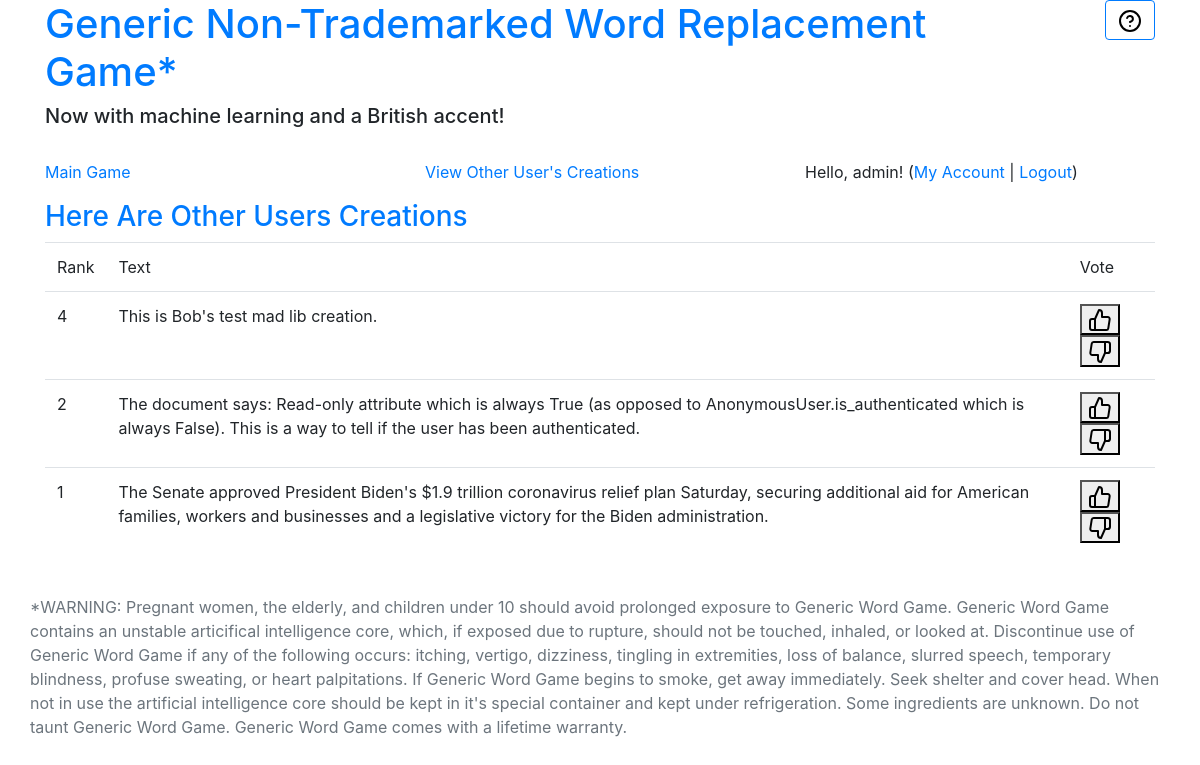
The page /wordgame/creations/ (signed in) on the database its author committed.
### wordgame/models.py (models this page shows)
class Creation(models.Model):
    user = models.ForeignKey(User, on_delete=models.DO_NOTHING)
    text = models.TextField()
    public = models.BooleanField(null=True, blank=False, default=False)
    rank = models.IntegerField(null=True, blank=True)

### wordgame/views.py (the view)
# urls.py: path('creations/',views.creations, name='creations'),
def creations(request):
    context = {}
    creations = Creation.objects.filter(public=True).order_by('-rank')
    logger.debug('found ' + str(len(creations)) + ' public creations')
    context['creations'] = creations
    return render(request, 'wordgame/creations.html', context)

### wordgame/templates/wordgame/creations.html (shortened to what this page needs)
<!DOCTYPE html>
{% extends "wordgame/base_generic.html" %}
{% load static %}
{% block content %}
<h3 class="text-primary">Here Are Other Users Creations</h3>
    <table class="table">
    <thead>
    <tr>
        <td>Rank</td><td>Text</td><td>Vote</td>
    </tr>
    </thead>
    <tbody>
    {% for creation in creations %}
    <tr>
        <td>{{creation.rank}}</td>
        <td>{{creation.text}}</td>
        <td>
            {% if user.is_authenticated %}
            <form action="{% url 'creationvote' %}" method='POST'>
                <button type="submit" name="vote-up-{{creation.id}}" value="vote-up-{{creation.id}}" aria-label="vote creation as liked">
                    <img src='{% static "wordgame/images/thumbs-up.svg" %}' alt="thumbs up image"></button>
                <button type="submit" name="vote-down-{{creation.id}}" value="vote-down-{{creation.id}}"  aria-label="vote creation as disliked">
                    <img src='{% static "wordgame/images/thumbs-down.svg" %}' alt="thumbs down image"></button>
            </form>
            {% endif %}
        </td>
    </tr>
{% endfor %}
    </tbody>
</table>
{% endblock %}

### wordgame/templates/wordgame/base_generic.html (shortened to what this page needs)
<!DOCTYPE html>
<html lang="en">
 {% load static %}
<head>
    <link rel='stylesheet' type='text/css' media='screen' href='{% static "wordgame/css/bootstrap.min.css" %}'>
</head>
<body>
<div class="container" id="mainContainer">
    <div id="heading" class="row">
        <div class="col-11">
    <h1 class="text-primary">Generic Non-Trademarked Word Replacement Game*</h1>
    <h5>Now with machine learning and a British accent!</h5>
    <br>
    </div>
    <div id="helpButton" class="col-1">
        <p class="text-right">
        <button onClick="showHelp();" class="btn btn-outline-primary"><img src='{% static "wordgame/images/help-circle.svg" %}' alt="help button"></button>
        </p>
    </div>
    </div>
    <div class="row">
<div class="col-4">
    <a href="/wordgame">Main Game</a>
</div>
<div class="col-4">
    <a href="/wordgame/creations">View Other User's Creations</a>
</div>
                <div class="col-4">
            {% if user.is_authenticated %}
            <p>
            Hello, {{ user.username|default:'Guest' }}!
              (<a href="/wordgame/dashboard/">My Account</a> | <a href="{% url 'logout' %}">Logout</a>)
            </p>
              {% else %}
            Hello, Guest
              <p><a href="/wordgame/accounts/login">Login</a> or <a href="{% url 'register' %}">Register</a></p>
              {% endif %}
        </div>
    </div>
{% block content %}
{% endblock %}
<div class="row" id="bottom">
    <br>
    <p class="text text-secondary">
    *WARNING: Pregnant women, the elderly, and children under 10 should avoid prolonged exposure to Generic Word Game. Generic Word Game contains an unstable articifical intelligence core, which, if exposed due to rupture, should not be touched, inhaled, or looked at. Discontinue use of Generic Word Game if any of the following occurs: itching, vertigo, dizziness, tingling in extremities, loss of balance, slurred speech, temporary blindness, profuse sweating, or heart palpitations. If Generic Word Game begins to smoke, get away immediately. Seek shelter and cover head. When not in use the artificial intelligence core should be kept in it's special container and kept under refrigeration. Some ingredients are unknown. Do not taunt Generic Word Game. Generic Word Game comes with a lifetime warranty.
</p>
</div>
</div>
</body>
</html>

### rows shown on the page
Creation: rank "4", text "This is Bob's test mad lib creation."
Creation: rank "2", text "The document says: Read-only attribute which is always True (as opposed to AnonymousUser.is_authenticated which is always False). This is a way to tell if the user has been authenticated."
Creation: rank "1", text "The Senate approved President Biden's $1.9 trillion coronavirus relief plan Saturday, securing additional aid for American families, workers and businesses and a legislative victory for the Biden administration."

### other values the page prints
{{ user.username|default:'Guest' }} "admin"
